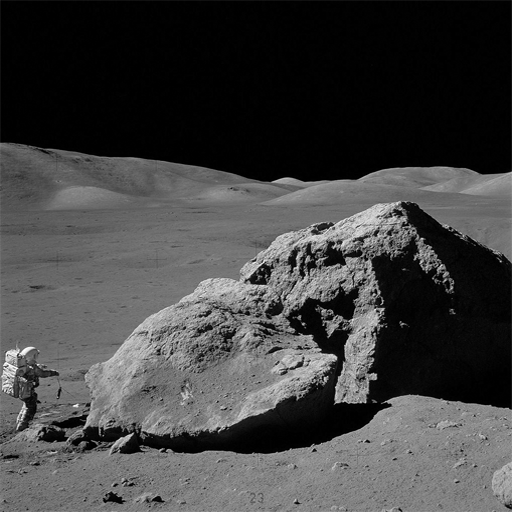
#> input picture imgs/Apollo17boulder.tif, 512 x 512 px
$ python test_periodic.py
#> lines starting #> are read from the running program, lines starting #| are printed output that depends on the picture
### periodic_noise.py
# dia 29 Custom periodic_noise function

from scipy import signal
import numpy as np

def periodic_noise(shape, C, A = None, B = None):
    """
    Generate periodic noise arrays (r:spatial domain, R:frequency domain).
    shape:shape of array
    C: (K,2)array of energy burst frequencies
    A: (K,)vector of burst magnitudes
    B: (K,2)array of phase shifts (Bx,By)
    """

    M, N = shape

    # K = pairs of freq domain coordinates (u,v)
    K = C.shape[0]

    if A is None:
        A = np.ones((K,))
        B = np.zeros((K, 2))
        B[1:K, 0:2] = 0
    if B is None:
        B = np.zeros((K, 2))
        B[1:K, 0:2] = 0

    u, v = np.mgrid[:M,:N].astype('float32')

    R = np.zeros((M,N), dtype = complex)

    for i in range(K):
        u0, v0 = C[i]
        Bx, By = B[i]
        R += 1j * A[i]/2 * M * N * (
            np.exp(-1j * 2 * np.pi * (u0 * Bx / M + v0 * By / N)) * signal.unit_impulse((M,N),(M//2+u0, N//2+v0)) -
            np.exp(1j * 2 * np.pi * (u0 * Bx / M + v0 * By / N)) * signal.unit_impulse((M,N),(M//2-u0, N//2-v0))
         )

    r = np.real(np.fft.ifft2(np.fft.ifftshift(R)))

    return r, R

### test_periodic.py
# Test of periodic_noise function
import numpy as np
from periodic_noise import periodic_noise
from matplotlib import pyplot as plt
from skimage.morphology import square, dilation
import skimage
import cv2

img = cv2.imread('./imgs/Apollo17boulder.tif', cv2.IMREAD_GRAYSCALE)/255
#> img: shape (512, 512) float64; min 0, max 1, mean 0.259

fig, axs = plt.subplots(ncols=3, figsize=(12,6))
ax = axs.ravel()
[axi.set_axis_off() for axi in ax.ravel()]

ax[0].imshow(img, cmap='gray')
ax[0].set_title('Original')

C = np.array([[0, 44],[44,0],[44,44],[44,-44]])

r, R = periodic_noise(img.shape, C, [1,1,1,1])
g = img + r/3
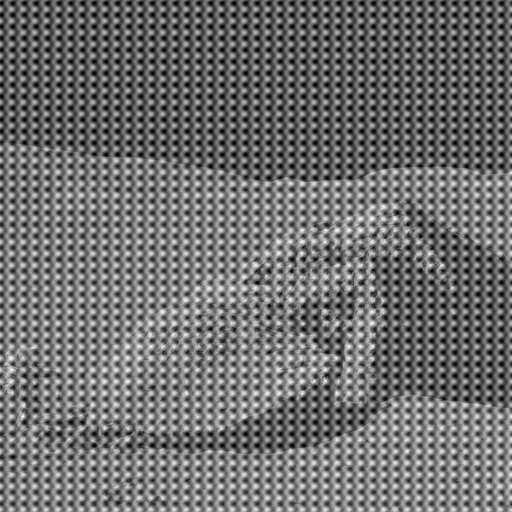
#> g: shape (512, 512) float64; min -1.08, max 1.96, mean 0.259; drawn with min black and max white
G = np.abs(np.fft.fftshift(np.fft.fft2(g)))
Gd =dilation(np.log(1+G),square(3))
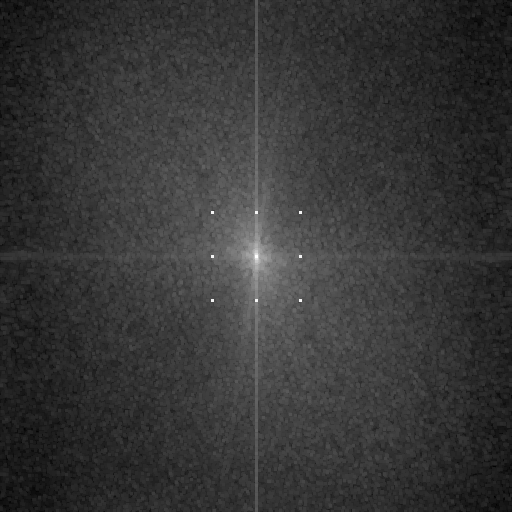
#> Gd: shape (512, 512) float64; min 1.59, max 11.13, mean 3.62; drawn with min black and max white

ax[1].imshow(Gd, cmap='gray')
ax[1].set_title('Frequency noise R')

ax[2].imshow(g, cmap='gray')
ax[2].set_title('spatial noise r')
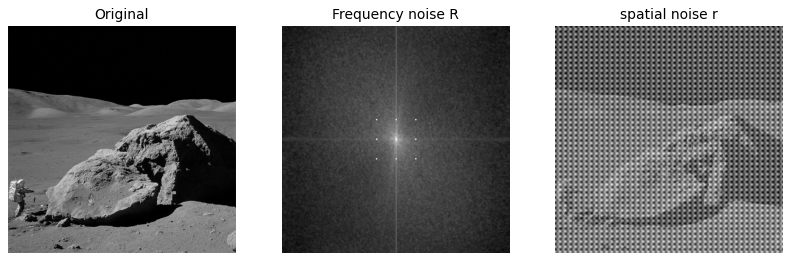
#> figure drawn by matplotlib, 3 panels

$ run again, with imgs/ChestXray.tif copied over imgs/Apollo17boulder.tif
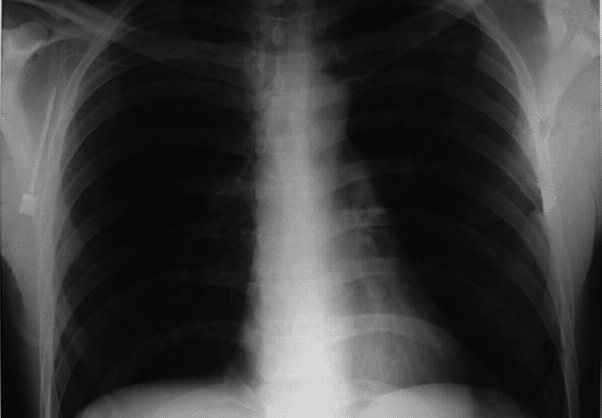
#> input picture imgs/ChestXray.tif, 602 x 418 px
#> `Gd =dilation(np.log(1+G),square(3))`:
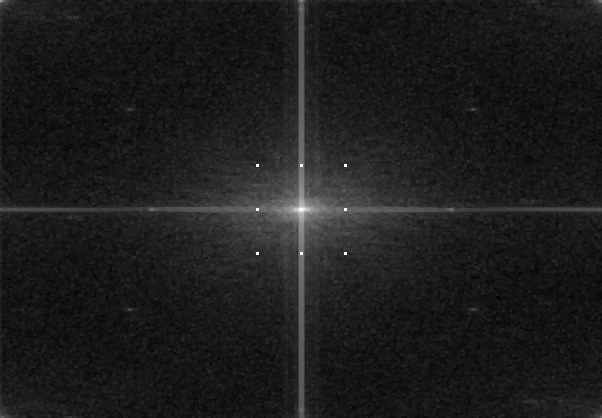
#> Gd: shape (418, 602) float64; min 1.06, max 10.99, mean 2.21; drawn with min black and max white
#> `ax[2].set_title('spatial noise r')`:
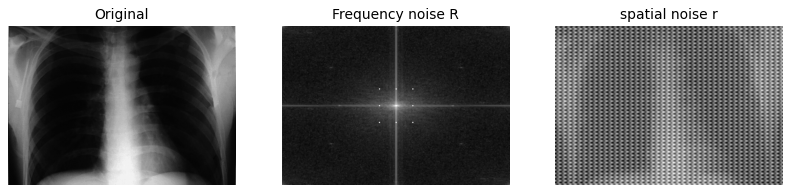
#> figure drawn by matplotlib, 3 panels
